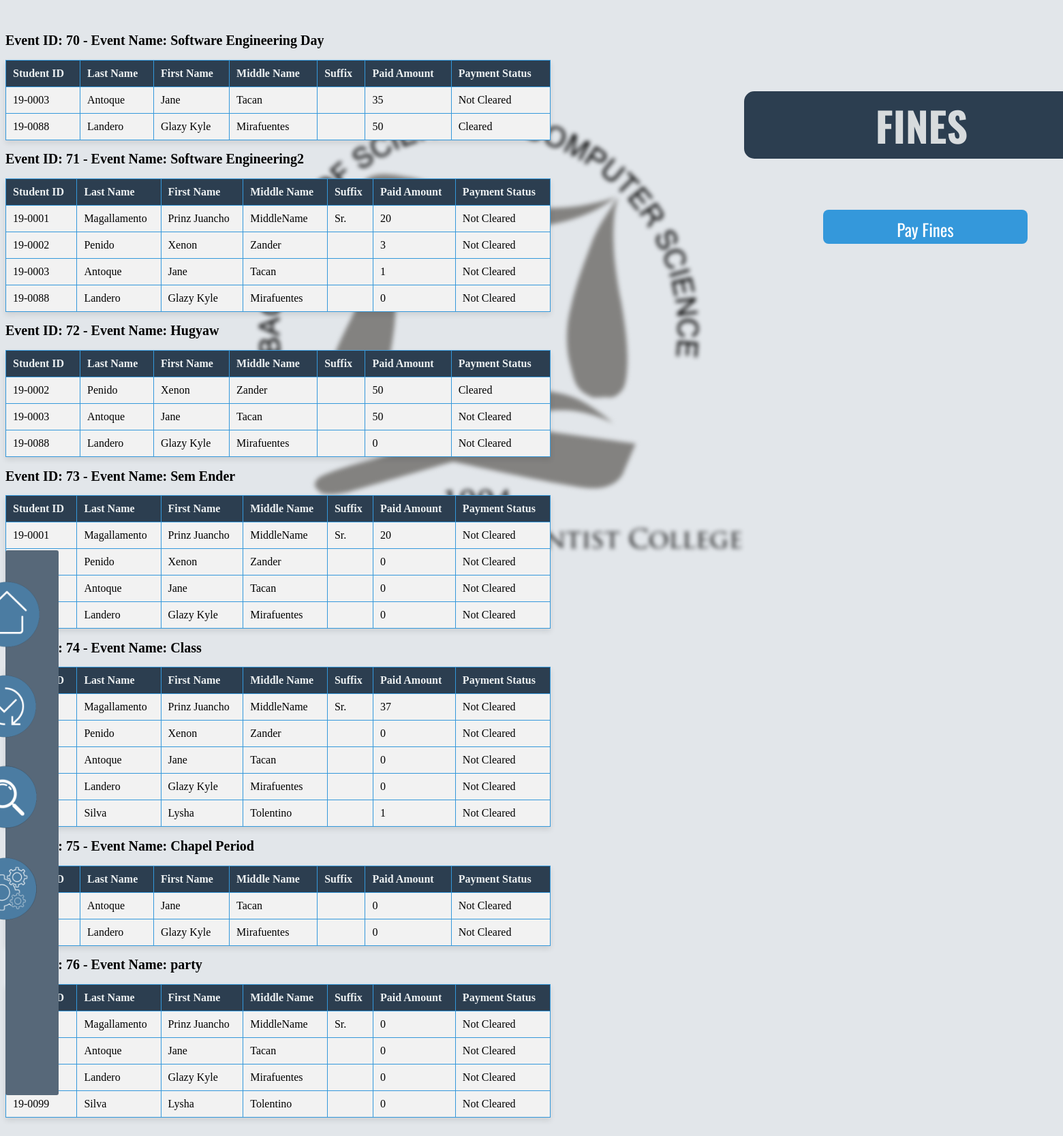
The app's page /bscs-dss/html/display_fines_old.php with its own data.
### tables this page shows
CREATE TABLE `fines` (
  `Fine_ID` int(10) UNSIGNED NOT NULL,
  `Student_ID` char(7) NOT NULL,
  `Event_ID` int(10) UNSIGNED NOT NULL,
  `Paid_Amount` int(11) NOT NULL,
  `Payment_Status` enum('Cleared','Not Cleared') NOT NULL
);

CREATE TABLE `events` (
  `Event_ID` int(10) UNSIGNED NOT NULL,
  `Event_Name` varchar(30) NOT NULL,
  `Event_Date` date NOT NULL,
  `Closing_Time` datetime DEFAULT NULL
);

CREATE TABLE `student_information` (
  `Student_ID` char(7) NOT NULL,
  `Surname` varchar(20) NOT NULL,
  `First_Name` varchar(20) NOT NULL,
  `Middle_Name` varchar(20) DEFAULT NULL,
  `Suffix` varchar(5) DEFAULT NULL,
  `Year` int(10) UNSIGNED NOT NULL,
  `User_Type` enum('student','treasurer','secretary','admin') NOT NULL,
  `Password` varchar(30) NOT NULL
);

### bscs-dss/php/display_finesProc.php (the view, shortened to what this page needs)
<?php
include "db.php";
$sql = "SELECT fines.*, events.Event_ID, events.Event_Name, student_information.Surname, student_information.First_Name, student_information.Middle_Name, student_information.Suffix
        FROM fines
        JOIN events ON fines.Event_ID = events.Event_ID
        JOIN student_information ON fines.Student_ID = student_information.Student_ID
        ORDER BY fines.Event_ID, fines.Student_ID";
$result = $conn->query($sql);
if ($result->num_rows > 0) {
    $currentEventID = null;
    while ($row = $result->fetch_assoc()) {
        if ($currentEventID !== $row["Event_ID"]) {
            if ($currentEventID !== null) {
                echo "</tbody></table>";
            }
            echo "<h2>Event ID: " . $row["Event_ID"] . " - Event Name: " . $row["Event_Name"] . "</h2>";
            echo "<table><thead><tr>";
            echo "<th>Student ID</th>";
            echo "<th>Last Name</th>";
            echo "<th>First Name</th>";
            echo "<th>Middle Name</th>";
            echo "<th>Suffix</th>";
            echo "<th>Paid Amount</th>";
            echo "<th>Payment Status</th>";
            echo "</tr></thead><tbody>";
            $currentEventID = $row["Event_ID"];
        }
        echo "<tr>";
        echo "<td>" . $row["Student_ID"] . "</td>";
        echo "<td>" . $row["Surname"] . "</td>";
        echo "<td>" . $row["First_Name"] . "</td>";
        echo "<td>" . $row["Middle_Name"] . "</td>";
        echo "<td>" . $row["Suffix"] . "</td>";
        echo "<td>" . $row["Paid_Amount"] . "</td>";
        echo "<td>" . $row["Payment_Status"] . "</td>";
        echo "</tr>";
    }
    echo "</tbody></table>";
} else {
	echo "<script>alert('No records found');</script>";
    echo "<p>No records found</p>";
}
?>

### bscs-dss/html/display_fines_old.php (shortened to what this page needs)
<!DOCTYPE html>
<html lang="en">
    <head>
        <link rel="stylesheet" href="../css/display_finesStyle_old.css">
		<link rel="stylesheet" type="text/css" href="..\css\navBar.css">
    </head>
    <body>
        <div class="desktop">
            <div class="div">
                <div class="overlap">
                    <img class="logo" src="../pics/Cs_Logo.png" />
                    <div class="fines">FINES</div>
                </div>
                <div>
					<button class="pay-fines-btn" onclick="showDialog()">Pay Fines</button>
                    <div class="table-container">
                        <div class="containers">
                            <table>
                                <tbody>
                                 <?php include '../php/display_finesProc.php'; ?>
                                </tbody>
                            </table>
                        </div>
                    </div>
                </div>
            </div>
        </div>
		 	<div class="nav-container">
        <ul class="nav flex-column">
            <li class="nav-item">
              <a class="home-navigation" aria-current="page" href="home_treasurer.php">
                <img src="..\Pics\Home_Button.png" alt="Home Button" class="icon-png">
                </a>
            </li>
            <li class="nav-item">
                <a class="home-navigation" aria-current="page" href="update.php">
                    <img src="..\Pics\MD_Button.png" alt="Update Monthly Due Button" class="icon-png">
                    </a>
            </li>
            <li class="nav-item">
                <a class="home-navigation" aria-current="page" href="search_records.php">
                    <img src="..\Pics\Search_Button.png" alt="Search Button" class="icon-png">
                    </a>
            </li>
            <li class="nav-item">
                <a class="home-navigation" aria-current="page" href="settings.php">
                    <img src="..\Pics\Settings_Button.png" alt="Settings Button" class="icon-png">
                    </a>
            </li>
          </ul>
    </div>
    </body>
</html>

### bscs-dss/css/display_finesStyle_old.css (style rules this page uses)
body { background-color: #E2E6EA; }
.desktop { display: flex; flex-direction: column; height: 100vh; width: 100vh; margin-right: 850px; position: relative; }
.desktop .overlap { position: absolute; width: 962px; height: 715px; top: 116px; left: 184px; z-index: -1; }
.desktop .logo { position: absolute; width: 811px; height: 715px; top: 0; left: 113px; object-fit: cover; filter: blur(3px); }
.desktop .fines { box-sizing: border-box; position: absolute; width: 521px; top: 10px; left: 900px; font-family: 'Oswald', sans-serif; font-weight: 900; color: #d7dbdd; font-size: 60px; text-align: center; letter-spacing: 0; line-height: normal; white-space: nowrap; z-index: 1; border-radius: 15px; background: #2c3e50; padding: 5px; }
.pay-fines-btn { padding: 10px 20px; font-size: 25px; background-color: #3498db; color: #fff; border: none; border-radius: 8px; cursor: pointer; position: absolute; top: 300px; left: 1200px; width: 300px; height: 50px; font-family: 'Oswald', sans-serif; }
h2 { font-size: 20px; color: black; }
.table-container { width: 80%; margin: 40px auto; width: 100%; }
table { margin: 0 auto; width: 100%; border-collapse: collapse; box-shadow: 0 4px 8px rgba(0, 0, 0, 0.1); }
th, td { border: 1px solid #3498db; padding: 10px; text-align: left; }
th { background-color: #2c3e50; color: #ecf0f1; }
tr { background-color: #f2f2f2; }

### bscs-dss/css/navBar.css (style rules this page uses)
.nav-container { height:100vh; background-color: #576879; border-radius: 3px; position: fixed; width: 5vw; }
.nav.flex-column { list-style: none; align-items: center; justify-content: space-around; margin: 0 auto; padding: 15px 20px; width: 20%; height: auto; margin-top: 30px; }
.nav-item { position: relative; transition: transform .5s; margin: 0 auto; }
.icon-png { height: 100px; margin-bottom: 30px; margin-right: 20px; margin-left: -80px; }

### records on screen
fines: Event_ID.Event_ID "70", Event_ID.Event_Name "Software Engineering Day", Student_ID "19-0003", Student_ID.Surname "Antoque", Student_ID.First_Name "Jane", Student_ID.Middle_Name "Tacan", Paid_Amount "35", Payment_Status "Not Cleared"
fines: Student_ID "19-0088", Student_ID.Surname "Landero", Student_ID.First_Name "Glazy Kyle", Student_ID.Middle_Name "Mirafuentes", Paid_Amount "50", Payment_Status "Cleared"
fines: Event_ID.Event_ID "71", Event_ID.Event_Name "Software Engineering2", Student_ID "19-0001", Student_ID.Surname "Magallamento", Student_ID.First_Name "Prinz Juancho", Student_ID.Middle_Name "MiddleName", Student_ID.Suffix "Sr.", Paid_Amount "20", Payment_Status "Not Cleared"
fines: Student_ID "19-0002", Student_ID.Surname "Penido", Student_ID.First_Name "Xenon", Student_ID.Middle_Name "Zander", Paid_Amount "3", Payment_Status "Not Cleared"
fines: Student_ID "19-0003", Student_ID.Surname "Antoque", Student_ID.First_Name "Jane", Student_ID.Middle_Name "Tacan", Paid_Amount "1", Payment_Status "Not Cleared"
fines: Student_ID "19-0088", Student_ID.Surname "Landero", Student_ID.First_Name "Glazy Kyle", Student_ID.Middle_Name "Mirafuentes", Paid_Amount "0", Payment_Status "Not Cleared"
fines: Event_ID.Event_ID "72", Event_ID.Event_Name "Hugyaw", Student_ID "19-0002", Student_ID.Surname "Penido", Student_ID.First_Name "Xenon", Student_ID.Middle_Name "Zander", Paid_Amount "50", Payment_Status "Cleared"
fines: Student_ID "19-0003", Student_ID.Surname "Antoque", Student_ID.First_Name "Jane", Student_ID.Middle_Name "Tacan", Paid_Amount "50", Payment_Status "Not Cleared"
fines: Student_ID "19-0088", Student_ID.Surname "Landero", Student_ID.First_Name "Glazy Kyle", Student_ID.Middle_Name "Mirafuentes", Paid_Amount "0", Payment_Status "Not Cleared"
fines: Event_ID.Event_ID "73", Event_ID.Event_Name "Sem Ender", Student_ID "19-0001", Student_ID.Surname "Magallamento", Student_ID.First_Name "Prinz Juancho", Student_ID.Middle_Name "MiddleName", Student_ID.Suffix "Sr.", Paid_Amount "20", Payment_Status "Not Cleared"
fines: Student_ID.Surname "Penido", Student_ID.First_Name "Xenon", Student_ID.Middle_Name "Zander", Paid_Amount "0", Payment_Status "Not Cleared"
fines: Student_ID.Surname "Antoque", Student_ID.First_Name "Jane", Student_ID.Middle_Name "Tacan", Paid_Amount "0", Payment_Status "Not Cleared"
fines: Student_ID.Surname "Landero", Student_ID.First_Name "Glazy Kyle", Student_ID.Middle_Name "Mirafuentes", Paid_Amount "0", Payment_Status "Not Cleared"
fines: Event_ID.Event_ID "74", Event_ID.Event_Name "Class", Student_ID.Surname "Magallamento", Student_ID.First_Name "Prinz Juancho", Student_ID.Middle_Name "MiddleName", Student_ID.Suffix "Sr.", Paid_Amount "37", Payment_Status "Not Cleared"
fines: Student_ID.Surname "Penido", Student_ID.First_Name "Xenon", Student_ID.Middle_Name "Zander", Paid_Amount "0", Payment_Status "Not Cleared"
fines: Student_ID.Surname "Antoque", Student_ID.First_Name "Jane", Student_ID.Middle_Name "Tacan", Paid_Amount "0", Payment_Status "Not Cleared"
fines: Student_ID.Surname "Landero", Student_ID.First_Name "Glazy Kyle", Student_ID.Middle_Name "Mirafuentes", Paid_Amount "0", Payment_Status "Not Cleared"
fines: Student_ID.Surname "Silva", Student_ID.First_Name "Lysha", Student_ID.Middle_Name "Tolentino", Paid_Amount "1", Payment_Status "Not Cleared"
fines: Event_ID.Event_ID "75", Event_ID.Event_Name "Chapel Period", Student_ID.Surname "Antoque", Student_ID.First_Name "Jane", Student_ID.Middle_Name "Tacan", Paid_Amount "0", Payment_Status "Not Cleared"
fines: Student_ID.Surname "Landero", Student_ID.First_Name "Glazy Kyle", Student_ID.Middle_Name "Mirafuentes", Paid_Amount "0", Payment_Status "Not Cleared"
fines: Event_ID.Event_ID "76", Event_ID.Event_Name "party", Student_ID.Surname "Magallamento", Student_ID.First_Name "Prinz Juancho", Student_ID.Middle_Name "MiddleName", Student_ID.Suffix "Sr.", Paid_Amount "0", Payment_Status "Not Cleared"
fines: Student_ID.Surname "Antoque", Student_ID.First_Name "Jane", Student_ID.Middle_Name "Tacan", Paid_Amount "0", Payment_Status "Not Cleared"
fines: Student_ID.Surname "Landero", Student_ID.First_Name "Glazy Kyle", Student_ID.Middle_Name "Mirafuentes", Paid_Amount "0", Payment_Status "Not Cleared"
fines: Student_ID "19-0099", Student_ID.Surname "Silva", Student_ID.First_Name "Lysha", Student_ID.Middle_Name "Tolentino", Paid_Amount "0", Payment_Status "Not Cleared"
